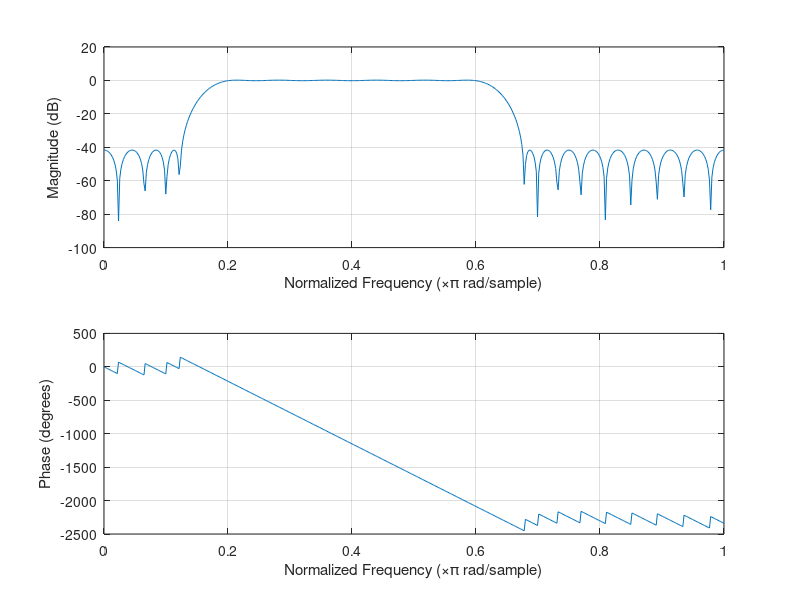
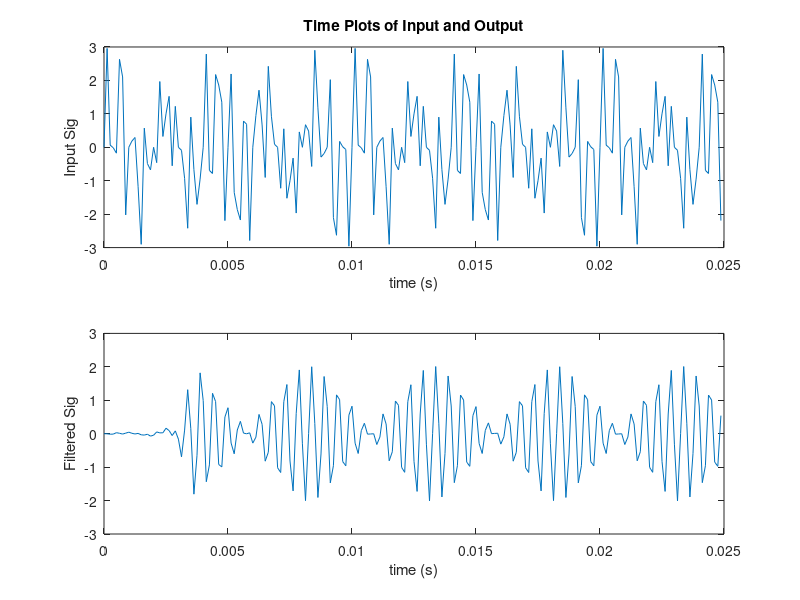
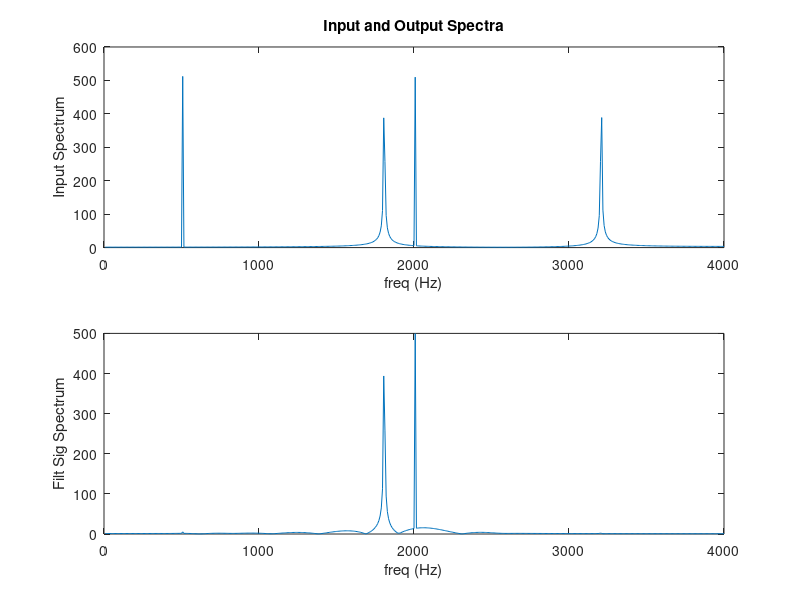

Here is the MATLAB script that generated these plots, in order:
% fir_2b.m
% FIR filter design example using the MATLAB FIR1 function 
% Autor: Nils Parche, 19.11.2017
clear all;
clc;

Fs=8e3; %Specify Sampling Frequency
Ts=1/Fs; %Sampling period.
Ns=1024; %No of time samples to be plotted.
F=[500 800 2400 2700]; %Cutoff frequenzcy
A=[0 1 0]; % Desired amplitude
RP = 0.4; % Passband ripple
RS = 40; % Stopband ripple
DEV = [10^(-RS/20) (10^(RP/20)-1)/(10^(RP/20)+1) 10^(-RS/20)];

t=[0:Ts:Ts*(Ns-1)]; %Make time array that contains Ns elements
%t = [0, Ts, 2Ts, 3Ts,..., (Ns-1)Ts]
%create sampled sinusoids at different frequencies

%create sampled sinusoids at different frequencies
f1=500; f2=1800; f3=2000; f4=3200;
x1=sin(2*pi*f1*t); x2=sin(2*pi*f2*t); x3=sin(2*pi*f3*t); x4=sin(2*pi*f4*t);
x=x1+x2+x3+x4; %Calculate samples for a 4-tone input signal

% f_step = 100:100:3900;
% f_kamm = zeros(length(f_step),Ns);
% x = zeros(1,length(f_kamm));
% 
% 
% for i=1:length(f_kamm(:,1))
%     for j=1:Ns
%         f_kamm(i,j) = sin(2*pi*f_step(i)*t(j));
%     end
%     
% end
% 
% x=sum(f_kamm);

% N=16; %FIR1 requires filter order (N) to be EVEN when gain = 1 at Fs/2.
% W=[0.4 0.6]; %Specify Bandstop filter with stop band between
%0.4*(Fs/2) and 0.6*(Fs/2)
[N, F0, A0, W] = firpmord(F, A, DEV, Fs)
N=N+5
B=firpm(N, F0, A0, W) %Design FIR Filter using default Hamming window.
%create header file fir_coef.h (FIR filter coefficients)
correction = 32767;
B_correction = floor(B*correction) %cast B to 16 bit short Int
%create header file fir_coef.h (FIR filter coefficients)
filnam = fopen('BP_coeff.h', 'w'); % generate include-file
fprintf(filnam,'#define N %d\n', N+1);
fprintf(filnam,'short h[N]={\n');
j = 0;
for i= 1:N+1;
 fprintf(filnam,' %6.0f,', B_correction(i));
 j = j + 1;
 if j >7
 fprintf(filnam, '\n');
 j = 0;
 end
end
fprintf(filnam,'};\n');
fclose(filnam);
A=1; %FIR filters have no poles, only zeros.
grid on;
freqz(B,A); %Plot frequency response - both amp and phase response.
%pause; %User must hit any key on PC keyboard to continue.
figure; %Create a new figure window, so previous one isn't lost.
subplot(2,1,1); %Two subplots will go on this figure window.
Npts=200;
%Npts=Ns;
plot(t(1:Npts),x(1:Npts)) %Plot first Npts of this 4-tone input signal
title('Time Plots of Input and Output');
xlabel('time (s)'); ylabel('Input Sig');
%Now apply this filter to the 4-tone test sequence
y = filter(B,A,x);
subplot(2,1,2); %Now go to bottom subplot.
plot(t(1:Npts),y(1:Npts)); %Plot first Npts of filtered signal.
xlabel('time (s)'); ylabel('Filtered Sig');
%pause;
figure; %Create a new figure window, so previous one isn't lost.
subplot(2,1,1);
xfftmag=(abs(fft(x,Ns))); %Compute spectrum of input signal.
xfftmagh=xfftmag(1:length(xfftmag)/2);
%Plot only the first half of FFT, since second half is mirror imag
f=[1:1:length(xfftmagh)]*Fs/Ns; %Make freq array from 0 Hz to Fs/2 Hz.
plot(f,xfftmagh); %Plot frequency spectrum of input signal
title('Input and Output Spectra');
xlabel('freq (Hz)'); ylabel('Input Spectrum');
subplot(2,1,2);
yfftmag=(abs(fft(y,Ns)));
yfftmagh=yfftmag(1:length(yfftmag)/2);
%Plot only the first half of FFT, since second half is mirror image
plot(f,yfftmagh); %Plot frequency spectrum of input signal
xlabel('freq (Hz)'); ylabel('Filt Sig Spectrum');